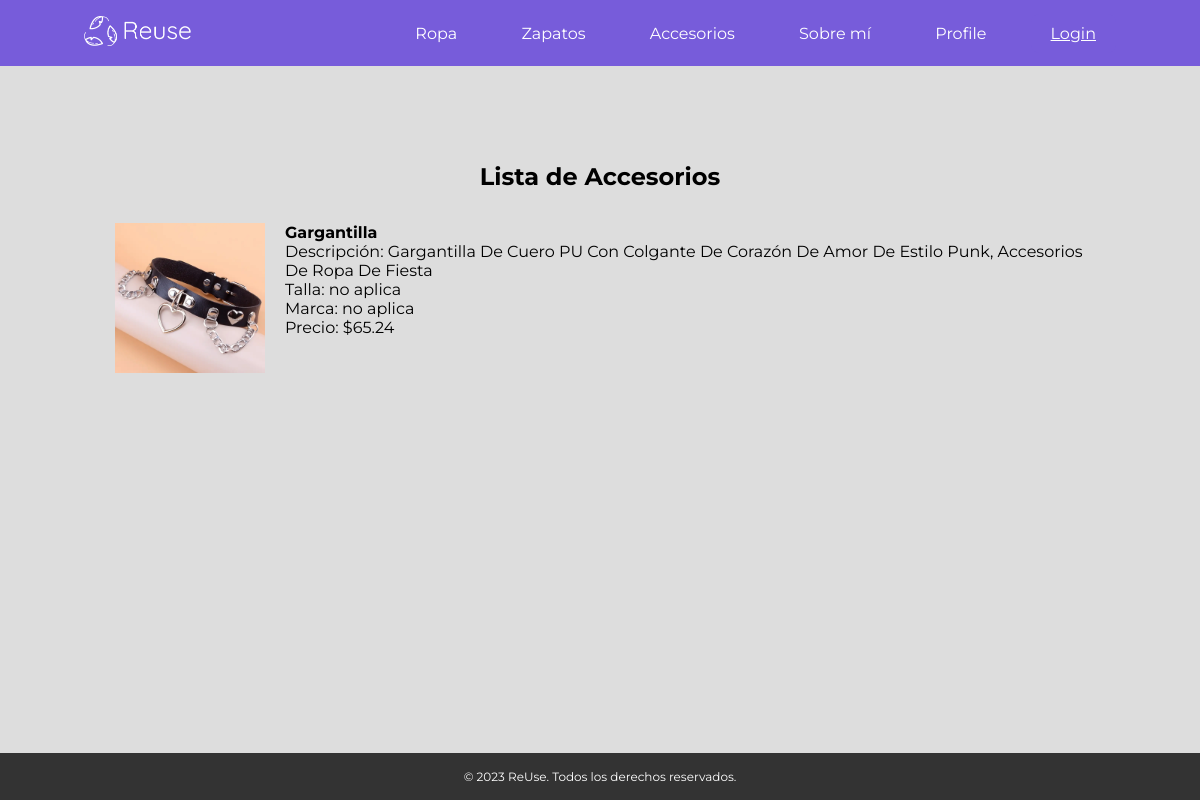
The app's page /accounts/lista-accesorios/ with its own data.
### accounts/models.py (models this page shows)
class Accesorios(models.Model):
    nombre = models.CharField(max_length=255)
    descripcion = models.TextField()
    talla = models.CharField(max_length=10)
    marca = models.CharField(max_length=100)
    precio = models.DecimalField(max_digits=10, decimal_places=2, default=0.0)
    imagen = models.ImageField(upload_to='accesorios/')
    usuario = models.ForeignKey(settings.AUTH_USER_MODEL, on_delete=models.CASCADE, default=1)

### accounts/views.py (the view)
# urls.py: path('lista-accesorios/', views.lista_accesorios, name='lista_accesorios'),
def lista_accesorios(request):
    accesorios = Accesorios.objects.all()# pylint: disable=no-member
    return render(request, 'lista_accesorios.html', {'accesorios': accesorios})

### accounts/templates/lista_accesorios.html
{% extends 'base.html' %}
{% block content %}
<section class="contenedor">
    <h2>Lista de Accesorios</h2>
    <div class="contenedor_listas">
        <ul class="lista">
            {% for accesorio in accesorios %}
                <li class="item">
                    <div class="div20 imgs">
                        <img src="{{ accesorio.imagen.url }}" alt="{{ accesorio.nombre }}" width="100">
                    </div>
                    <div class="div80 informacion">
                        <strong>{{ accesorio.nombre }}</strong><br>
                        Descripción: {{ accesorio.descripcion }}<br>
                        Talla: {{ accesorio.talla }}<br>
                        Marca: {{ accesorio.marca }}<br>
                        Precio: ${{ accesorio.precio }}<br>
                    </div>
                </li>
            {% endfor %}
        </ul>
    </div>
</section>
{% endblock %}

### accounts/static/css/main.css (style rules this page uses)
* { -webkit-box-sizing: border-box; box-sizing: border-box; margin: 0px; padding: 0px; }
*:before, *:after { -webkit-box-sizing: border-box; box-sizing: border-box; }
body { background-color: #f8f8f8; font-family: 'Livvic', sans-serif; font-family: 'Montserrat', sans-serif; color: #455161; }
.contenedor { min-height: calc(100vh - 100px); padding-bottom: 100px; box-sizing: border-box; background-color: #ddd; color:#000; padding: 4rem; }
h2 { padding: 2rem 4rem; text-align: center; }
.contenedor_listas { width: 100%; height: auto; display: flex; justify-content: center; margin: auto; }
.lista { list-style: none; padding: 0; }
.item { display: flex; justify-content: center; margin-bottom: 20px; }
.div20 { width: 200px; float: left; box-sizing: border-box; }
.div80 { width: 800px; float: left; box-sizing: border-box; }
.imgs { width: 150px; height: auto; margin-right: 20px; }
.imgs img { width: 100%; }

### records on screen
Accesorios: imagen (picture), nombre "Gargantilla", descripcion "Gargantilla De Cuero PU Con Colgante De Corazón De Amor De Estilo Punk, Accesorios De Ropa De Fiesta", talla "no aplica", marca "no aplica", precio "65.24"
